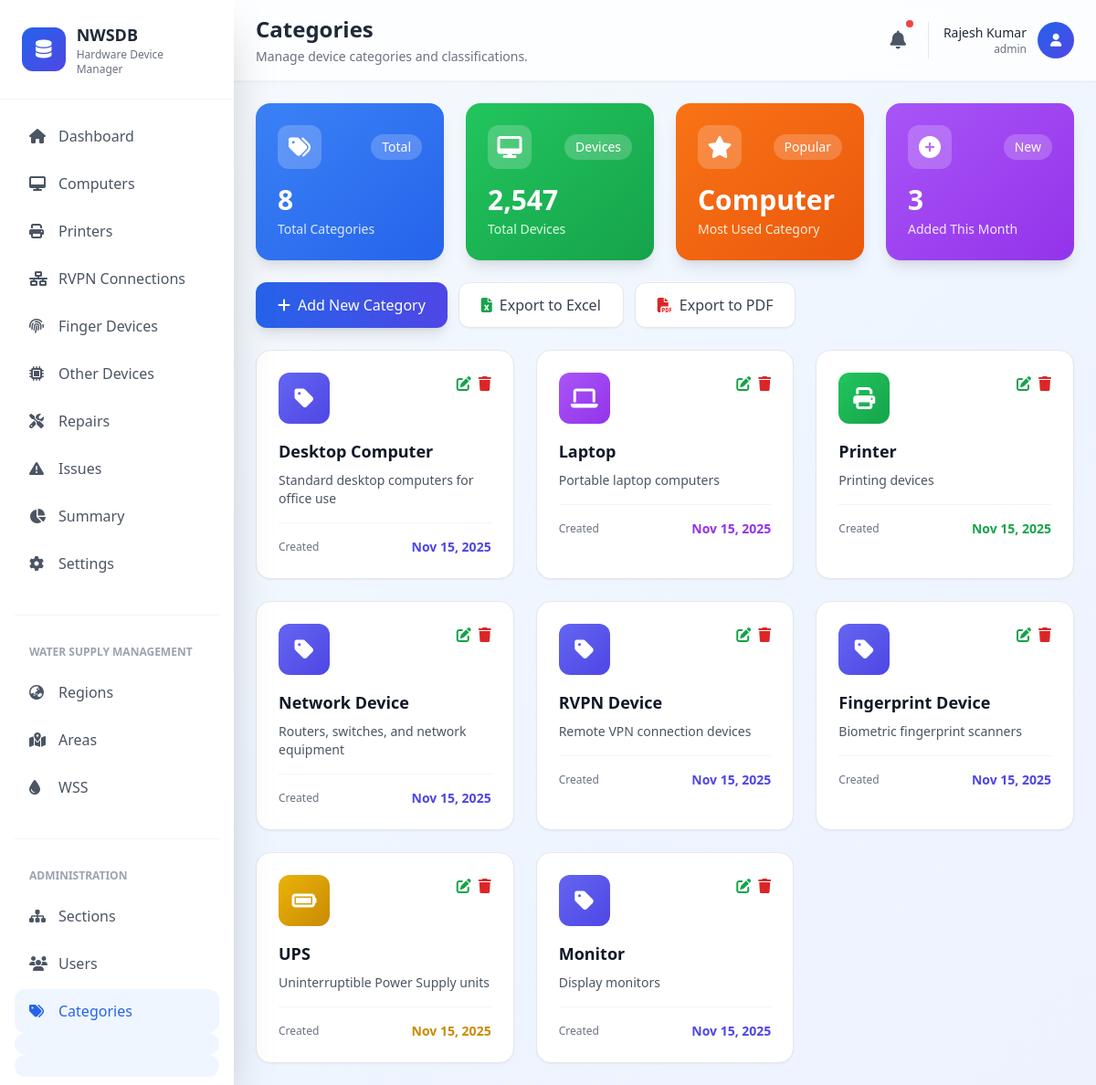
Page /pages/admin/categories.php (signed in) on the committed database.
### tables this page shows
CREATE TABLE device_categories (
  category_id INT UNSIGNED NOT NULL AUTO_INCREMENT,
  category_name VARCHAR(100) NOT NULL,
  description TEXT NULL,
  created_at DATETIME DEFAULT CURRENT_TIMESTAMP,
  updated_at DATETIME DEFAULT CURRENT_TIMESTAMP ON UPDATE CURRENT_TIMESTAMP,
  PRIMARY KEY (category_id),
  UNIQUE (category_name)
);

### functions/Database.php (called while the page is built, shortened)
<?php
class Database
{
    private $conn;
    private static $instance = null;
    private function __construct()
    {
        try {
            $this->conn = new PDO(
                "mysql:host=" . DB_HOST . ";dbname=" . DB_NAME,
                DB_USERNAME,
                DB_PASSWORD
            );
            $this->conn->setAttribute(PDO::ATTR_ERRMODE, PDO::ERRMODE_EXCEPTION);
            $this->conn->setAttribute(PDO::ATTR_DEFAULT_FETCH_MODE, PDO::FETCH_ASSOC);
        } catch (PDOException $e) {
            die("Connection failed: " . $e->getMessage());
        }
    }
    public static function getInstance()
    {
        if (self::$instance === null) {
            self::$instance = new self();
        }
        return self::$instance;
    }
    private function executeQuery($query, $params = [])
    {
        try {
            $stmt = $this->conn->prepare($query);
            $stmt->execute($params);
            return $stmt;
        } catch (PDOException $e) {
            error_log("Query execution failed: " . $e->getMessage());
            return false;
        }
    }
    public function select($table, $columns = ["*"], $where = [], $orderBy = "", $limit = null, $offset = null)
    {
        try {
            $query = "SELECT " . implode(", ", $columns) . " FROM {$table}";
            $params = [];
            $stmt = $this->executeQuery($query, $params);
            return $stmt ? $stmt->fetchAll() : false;
        } catch (PDOException $e) {
            error_log("Select failed: " . $e->getMessage());
            return false;
        }
    }
}

### functions/DbHelper.php (called while the page is built, shortened)
<?php
require_once __DIR__ . '/Database.php';
class DbHelper
{
    private static $db;
    public static function init()
    {
        if (!self::$db) {
            self::$db = Database::getInstance();
        }
    }
    public static function getAllDeviceCategories()
    {
        $deviceCategories = self::$db->select('device_categories');
        return $deviceCategories ? $deviceCategories : false;
    }
}

### pages/admin/categories.php (the view, shortened to what this page needs)
<?php
require_once __DIR__ . '/../../functions/DbHelper.php';
$categories = DbHelper::getAllDeviceCategories();
$totalCategories = count($categories);
?>
<!DOCTYPE html>
<html lang="en">
<head>
  <script src="https://cdn.tailwindcss.com"></script>
  <link
    rel="stylesheet"
    href="https://cdnjs.cloudflare.com/ajax/libs/font-awesome/6.4.0/css/all.min.css" />
</head>
<body
  class="bg-gradient-to-br from-slate-50 via-blue-50 to-indigo-50 min-h-screen">
  <?php
  include '../../includes/sidemenu.php';
  ?>
  <main class="lg:ml-64 min-h-screen">
    <?php
    include '../../includes/header.php';
    ?>
    <div class="p-6 space-y-6">
      <div class="grid grid-cols-1 md:grid-cols-2 lg:grid-cols-4 gap-6">
        <div
          class="stat-card bg-gradient-to-br from-blue-500 to-blue-600 rounded-2xl p-6 text-white shadow-lg animate-fade-up"
          style="animation-delay: 0.1s">
          <div class="flex items-center justify-between mb-4">
            <div
              class="w-12 h-12 bg-white/20 rounded-xl flex items-center justify-center">
              <i class="fas fa-tags text-2xl"></i>
            </div>
            <span class="text-sm bg-white/20 px-3 py-1 rounded-full">Total</span>
          </div>
          <h3 class="text-3xl font-bold mb-1"><?php echo $totalCategories; ?></h3>
          <p class="text-blue-100 text-sm">Total Categories</p>
        </div>
        <div
          class="stat-card bg-gradient-to-br from-green-500 to-green-600 rounded-2xl p-6 text-white shadow-lg animate-fade-up"
          style="animation-delay: 0.2s">
          <div class="flex items-center justify-between mb-4">
            <div
              class="w-12 h-12 bg-white/20 rounded-xl flex items-center justify-center">
              <i class="fas fa-desktop text-2xl"></i>
            </div>
            <span class="text-sm bg-white/20 px-3 py-1 rounded-full">Devices</span>
          </div>
          <h3 class="text-3xl font-bold mb-1">2,547</h3>
          <p class="text-green-100 text-sm">Total Devices</p>
        </div>
        <div
          class="stat-card bg-gradient-to-br from-orange-500 to-orange-600 rounded-2xl p-6 text-white shadow-lg animate-fade-up"
          style="animation-delay: 0.3s">
          <div class="flex items-center justify-between mb-4">
            <div
              class="w-12 h-12 bg-white/20 rounded-xl flex items-center justify-center">
              <i class="fas fa-star text-2xl"></i>
            </div>
            <span class="text-sm bg-white/20 px-3 py-1 rounded-full">Popular</span>
          </div>
          <h3 class="text-3xl font-bold mb-1">Computer</h3>
          <p class="text-orange-100 text-sm">Most Used Category</p>
        </div>
        <div
          class="stat-card bg-gradient-to-br from-purple-500 to-purple-600 rounded-2xl p-6 text-white shadow-lg animate-fade-up"
          style="animation-delay: 0.4s">
          <div class="flex items-center justify-between mb-4">
            <div
              class="w-12 h-12 bg-white/20 rounded-xl flex items-center justify-center">
              <i class="fas fa-plus-circle text-2xl"></i>
            </div>
            <span class="text-sm bg-white/20 px-3 py-1 rounded-full">New</span>
          </div>
          <h3 class="text-3xl font-bold mb-1">3</h3>
          <p class="text-purple-100 text-sm">Added This Month</p>
        </div>
      </div>
      <div class="flex flex-wrap gap-3">
        <button
          onclick="openAddModal()"
          class="inline-flex items-center px-6 py-3 bg-gradient-to-r from-blue-600 to-indigo-600 text-white rounded-xl hover:from-blue-700 hover:to-indigo-700 shadow-lg hover:shadow-xl transition-all">
          <i class="fas fa-plus mr-2"></i>
          Add New Category
        </button>
        <button
          class="inline-flex items-center px-6 py-3 bg-white text-gray-700 rounded-xl hover:bg-gray-50 shadow-sm border border-gray-200 transition-all">
          <i class="fas fa-file-excel mr-2 text-green-600"></i>
          Export to Excel
        </button>
        <button
          class="inline-flex items-center px-6 py-3 bg-white text-gray-700 rounded-xl hover:bg-gray-50 shadow-sm border border-gray-200 transition-all">
          <i class="fas fa-file-pdf mr-2 text-red-600"></i>
          Export to PDF
        </button>
      </div>
      <div
        class="grid grid-cols-1 md:grid-cols-2 lg:grid-cols-3 xl:grid-cols-4 gap-6">
        <?php if (!empty($categories)): ?>
          <?php
          $icons = [
            'Computer' => 'fa-desktop',
            'Printer' => 'fa-print',
            'Laptop' => 'fa-laptop',
            'RVPN Connection' => 'fa-network-wired',
            'Finger Device' => 'fa-fingerprint',
            'Scanner' => 'fa-scanner',
            'UPS' => 'fa-battery-full',
            'Other' => 'fa-microchip'
          ];
          $colors = [
            'Computer' => 'blue',
            'Printer' => 'green',
            'Laptop' => 'purple',
            'RVPN Connection' => 'cyan',
            'Finger Device' => 'orange',
            'Scanner' => 'pink',
            'UPS' => 'yellow',
            'Other' => 'gray'
          ];
          ?>
          <?php foreach ($categories as $category): ?>
            <?php
            $categoryName = $category['category_name'];
            $icon = $icons[$categoryName] ?? 'fa-tag';
            $color = $colors[$categoryName] ?? 'indigo';
            ?>
            <div class="category-card bg-white rounded-2xl p-6 shadow-sm border border-gray-200">
              <div class="flex items-start justify-between mb-4">
                <div class="w-14 h-14 bg-gradient-to-br from-<?php echo $color; ?>-500 to-<?php echo $color; ?>-600 rounded-xl flex items-center justify-center">
                  <i class="fas <?php echo $icon; ?> text-white text-2xl"></i>
                </div>
                <div class="flex gap-2">
                  <button onclick='openEditModal(<?php echo json_encode($category); ?>)' class="text-green-600 hover:text-green-800" title="Edit">
                    <i class="fas fa-edit"></i>
                  </button>
                  <button onclick="confirmDelete(<?php echo $category['category_id']; ?>, '<?php echo htmlspecialchars($categoryName); ?>')" class="text-red-600 hover:text-red-800" title="Delete">
                    <i class="fas fa-trash"></i>
                  </button>
                </div>
              </div>
              <h3 class="text-lg font-bold text-gray-900 mb-2"><?php echo htmlspecialchars($categoryName); ?></h3>
              <p class="text-sm text-gray-600 mb-4"><?php echo htmlspecialchars($category['description'] ?? 'No description'); ?></p>
              <div class="flex items-center justify-between pt-4 border-t border-gray-100">
                <span class="text-xs text-gray-500">Created</span>
                <span class="text-sm font-semibold text-<?php echo $color; ?>-600">
                  <?php echo date('M d, Y', strtotime($category['created_at'])); ?>
                </span>
              </div>
            </div>
          <?php endforeach; ?>
        <?php endif; ?>
      </div>
    </div>
  </main>
</body>
</html>

### pages/admin/categories.php (style rules this page uses)
.animate-fade-up { animation: fadeInUp 0.6s ease-out forwards; }
.stat-card { box-shadow: 0 4px 6px -1px rgba(0, 0, 0, 0.1); }
.category-card { transition: all 0.3s ease; }

### rows in the picture
device_categories: category_name "Desktop Computer", description "Standard desktop computers for office use", created_at "Nov 15, 2025"
device_categories: category_name "Laptop", description "Portable laptop computers", created_at "Nov 15, 2025"
device_categories: category_name "Printer", description "Printing devices", created_at "Nov 15, 2025"
device_categories: category_name "Network Device", description "Routers, switches, and network equipment", created_at "Nov 15, 2025"
device_categories: category_name "RVPN Device", description "Remote VPN connection devices", created_at "Nov 15, 2025"
device_categories: category_name "Fingerprint Device", description "Biometric fingerprint scanners", created_at "Nov 15, 2025"
device_categories: category_name "UPS", description "Uninterruptible Power Supply units", created_at "Nov 15, 2025"
device_categories: category_name "Monitor", description "Display monitors", created_at "Nov 15, 2025"

### other values in the picture
$page_title "Categories"
$page_description "Manage device categories and classifications."
$name "Rajesh Kumar"
$role "admin"
$totalCategories "8"
